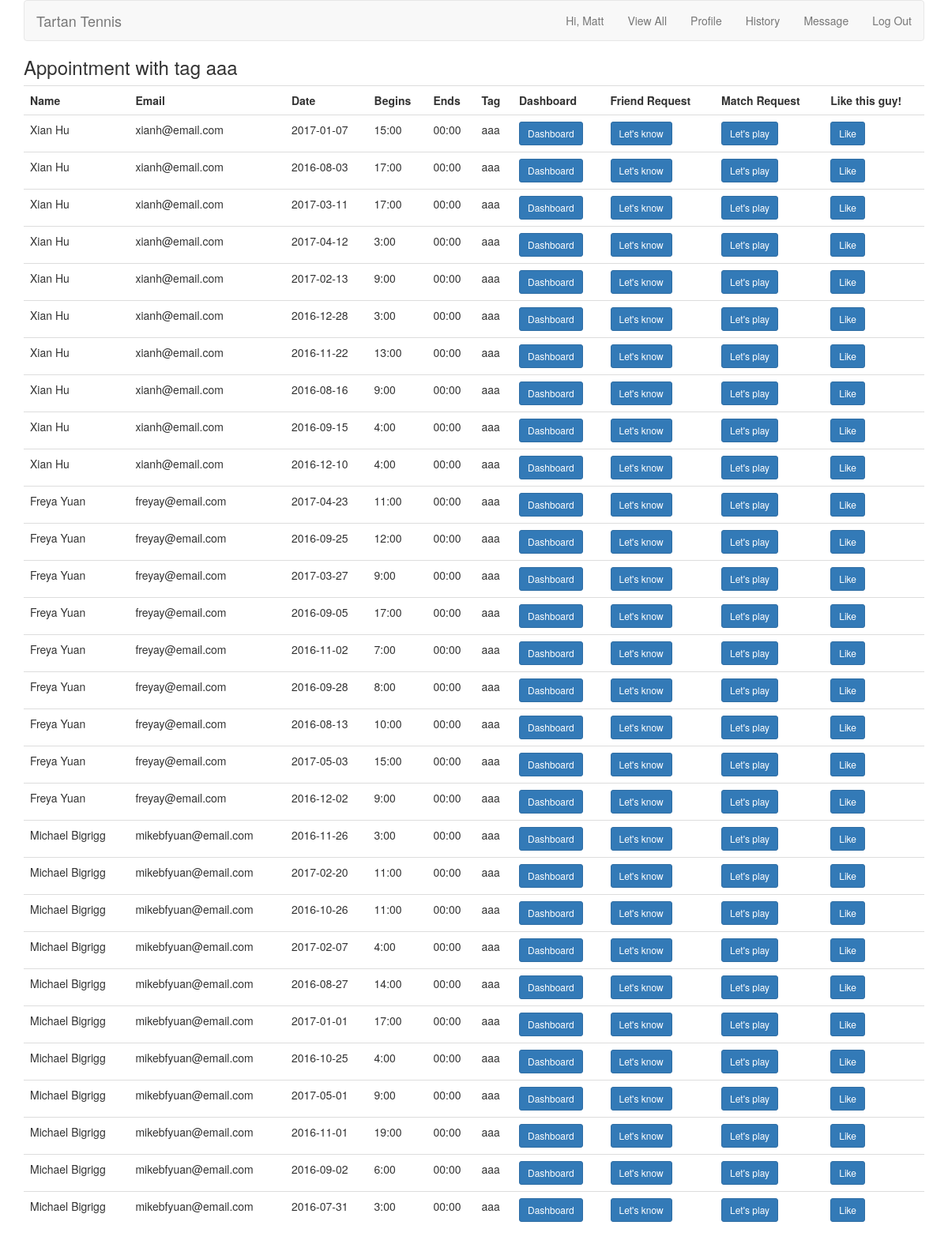
The page /tag_time.php?tag=aaa (signed in) on the database its author committed.
### tables this page shows
CREATE TABLE `times` (
  `time_id` int(11) NOT NULL PRIMARY KEY AUTO_INCREMENT,
  `begins_date` varchar(20) NOT NULL,
  `begins_time` varchar(20) NOT NULL,
  `ends_time` varchar(20) NOT NULL,
  `tag` tinytext NOT NULL,
  `user_id` int(11) NOT NULL,
  `created_at` timestamp NOT NULL DEFAULT CURRENT_TIMESTAMP,
  FULLTEXT (begins_date, begins_time, ends_time, tag)
);

CREATE TABLE `users` (
  `user_id` int(10) UNSIGNED NOT NULL PRIMARY KEY AUTO_INCREMENT,
  `first_name` varchar(20) NOT NULL,
  `last_name` varchar(20) NOT NULL,
  `username` varchar(20) NOT NULL,
  `email` varchar(50) NOT NULL,
  `pass` char(40) NOT NULL,
  `created_at` timestamp NOT NULL DEFAULT CURRENT_TIMESTAMP,
  `updated_at` timestamp NOT NULL DEFAULT CURRENT_TIMESTAMP ON UPDATE CURRENT_TIMESTAMP
);

### tag_time.php (the view, shortened to what this page needs)
<?php
include ('includes/header.php');
require('mysqli_connect.php');
$tag = $_GET['tag'];
echo '<h3>Appointment with tag ' . $tag . '</h3>';
if(isset($_COOKIE['user_id']))
{
    $qt =" SELECT user_id, first_name, last_name, email, begins_date, begins_time, ends_time, tag
                    FROM users INNER JOIN times
                    USING (user_id)
                    WHERE user_id <> '$user_id'
                    AND tag = '$tag';
                    ";
    $result = @mysqli_query($dbc, $qt);
    echo '<table class="table">
    <tr>
    <th>Name</th>
    <th>Email</th>
    <th>Date</th>
    <th>Begins</th>
    <th>Ends</th>
    <th>Tag</th>
    <th>Dashboard</th>
     <th>Friend Request</th>
    <th>Match Request</th>
    <th>Like this guy!</th>
    </tr>';
while ($row = mysqli_fetch_array($result)) {
    echo
    '<tr>
    <td>' . $row['first_name'] . ' ' . $row['last_name'] . '</td>
    <td>' . $row['email'] . '</td>
    <td>' . $row['begins_date'] . '</td>
    <td>' . $row['begins_time'] . '</td>
    <td>' . $row['ends_time'] . '</td>
    <td>' . $row['tag'] . '</td>
    <td><a class="btn btn-primary btn-sm"
    a href="dashboard.php?profile_id='
     . $row['user_id'] . '& user='. $_COOKIE['user_id'] . '">Dashboard</a></td>
    <td><a class="btn btn-primary btn-sm" href="friend_request.php?receiver_id='
     . $row['user_id'] . '">Let\'s know</a></td>
    <td><a class="btn btn-primary btn-sm" href="appoinment_request.php?receiver_id='
    . $row['user_id'] . '& begins_date='. $row['begins_date'] . '& begins_time=' . $row['begins_time'] . '& ends_time=' . $row['ends_time'] . '">Let\'s play</a></td>
    <td><a class="btn btn-primary btn-sm" href="like.php?likee_id='
     . $row['user_id'] . '">Like</a></td>
    </tr>';
    }
    echo '</table>';
}
else
{
        echo 'You must be logged to access this page.';
}
?>

### rows shown on the page
times: user.first_name "Xian", user.last_name "Hu", user.email "xianh@email.com", begins_date "2017-01-07", begins_time "15:00", ends_time "00:00", tag "aaa"
times: user.first_name "Xian", user.last_name "Hu", user.email "xianh@email.com", begins_date "2016-08-03", begins_time "17:00", ends_time "00:00", tag "aaa"
times: user.first_name "Xian", user.last_name "Hu", user.email "xianh@email.com", begins_date "2017-03-11", begins_time "17:00", ends_time "00:00", tag "aaa"
times: user.first_name "Xian", user.last_name "Hu", user.email "xianh@email.com", begins_date "2017-04-12", begins_time "3:00", ends_time "00:00", tag "aaa"
times: user.first_name "Xian", user.last_name "Hu", user.email "xianh@email.com", begins_date "2017-02-13", begins_time "9:00", ends_time "00:00", tag "aaa"
times: user.first_name "Xian", user.last_name "Hu", user.email "xianh@email.com", begins_date "2016-12-28", begins_time "3:00", ends_time "00:00", tag "aaa"
times: user.first_name "Xian", user.last_name "Hu", user.email "xianh@email.com", begins_date "2016-11-22", begins_time "13:00", ends_time "00:00", tag "aaa"
times: user.first_name "Xian", user.last_name "Hu", user.email "xianh@email.com", begins_date "2016-08-16", begins_time "9:00", ends_time "00:00", tag "aaa"
times: user.first_name "Xian", user.last_name "Hu", user.email "xianh@email.com", begins_date "2016-09-15", begins_time "4:00", ends_time "00:00", tag "aaa"
times: user.first_name "Xian", user.last_name "Hu", user.email "xianh@email.com", begins_date "2016-12-10", begins_time "4:00", ends_time "00:00", tag "aaa"
times: user.first_name "Freya", user.last_name "Yuan", user.email "freyay@email.com", begins_date "2017-04-23", begins_time "11:00", ends_time "00:00", tag "aaa"
times: user.first_name "Freya", user.last_name "Yuan", user.email "freyay@email.com", begins_date "2016-09-25", begins_time "12:00", ends_time "00:00", tag "aaa"
times: user.first_name "Freya", user.last_name "Yuan", user.email "freyay@email.com", begins_date "2017-03-27", begins_time "9:00", ends_time "00:00", tag "aaa"
times: user.first_name "Freya", user.last_name "Yuan", user.email "freyay@email.com", begins_date "2016-09-05", begins_time "17:00", ends_time "00:00", tag "aaa"
times: user.first_name "Freya", user.last_name "Yuan", user.email "freyay@email.com", begins_date "2016-11-02", begins_time "7:00", ends_time "00:00", tag "aaa"
times: user.first_name "Freya", user.last_name "Yuan", user.email "freyay@email.com", begins_date "2016-09-28", begins_time "8:00", ends_time "00:00", tag "aaa"
times: user.first_name "Freya", user.last_name "Yuan", user.email "freyay@email.com", begins_date "2016-08-13", begins_time "10:00", ends_time "00:00", tag "aaa"
times: user.first_name "Freya", user.last_name "Yuan", user.email "freyay@email.com", begins_date "2017-05-03", begins_time "15:00", ends_time "00:00", tag "aaa"
times: user.first_name "Freya", user.last_name "Yuan", user.email "freyay@email.com", begins_date "2016-12-02", begins_time "9:00", ends_time "00:00", tag "aaa"
times: user.first_name "Michael", user.last_name "Bigrigg", user.email "mikebfyuan@email.com", begins_date "2016-11-26", begins_time "3:00", ends_time "00:00", tag "aaa"
times: user.first_name "Michael", user.last_name "Bigrigg", user.email "mikebfyuan@email.com", begins_date "2017-02-20", begins_time "11:00", ends_time "00:00", tag "aaa"
times: user.first_name "Michael", user.last_name "Bigrigg", user.email "mikebfyuan@email.com", begins_date "2016-10-26", begins_time "11:00", ends_time "00:00", tag "aaa"
times: user.first_name "Michael", user.last_name "Bigrigg", user.email "mikebfyuan@email.com", begins_date "2017-02-07", begins_time "4:00", ends_time "00:00", tag "aaa"
times: user.first_name "Michael", user.last_name "Bigrigg", user.email "mikebfyuan@email.com", begins_date "2016-08-27", begins_time "14:00", ends_time "00:00", tag "aaa"
times: user.first_name "Michael", user.last_name "Bigrigg", user.email "mikebfyuan@email.com", begins_date "2017-01-01", begins_time "17:00", ends_time "00:00", tag "aaa"
times: user.first_name "Michael", user.last_name "Bigrigg", user.email "mikebfyuan@email.com", begins_date "2016-10-25", begins_time "4:00", ends_time "00:00", tag "aaa"
times: user.first_name "Michael", user.last_name "Bigrigg", user.email "mikebfyuan@email.com", begins_date "2017-05-01", begins_time "9:00", ends_time "00:00", tag "aaa"
times: user.first_name "Michael", user.last_name "Bigrigg", user.email "mikebfyuan@email.com", begins_date "2016-11-01", begins_time "19:00", ends_time "00:00", tag "aaa"
times: user.first_name "Michael", user.last_name "Bigrigg", user.email "mikebfyuan@email.com", begins_date "2016-09-02", begins_time "6:00", ends_time "00:00", tag "aaa"
times: user.first_name "Michael", user.last_name "Bigrigg", user.email "mikebfyuan@email.com", begins_date "2016-07-31", begins_time "3:00", ends_time "00:00", tag "aaa"

### other values the page prints
$fn "Matt"
$tag "aaa"
